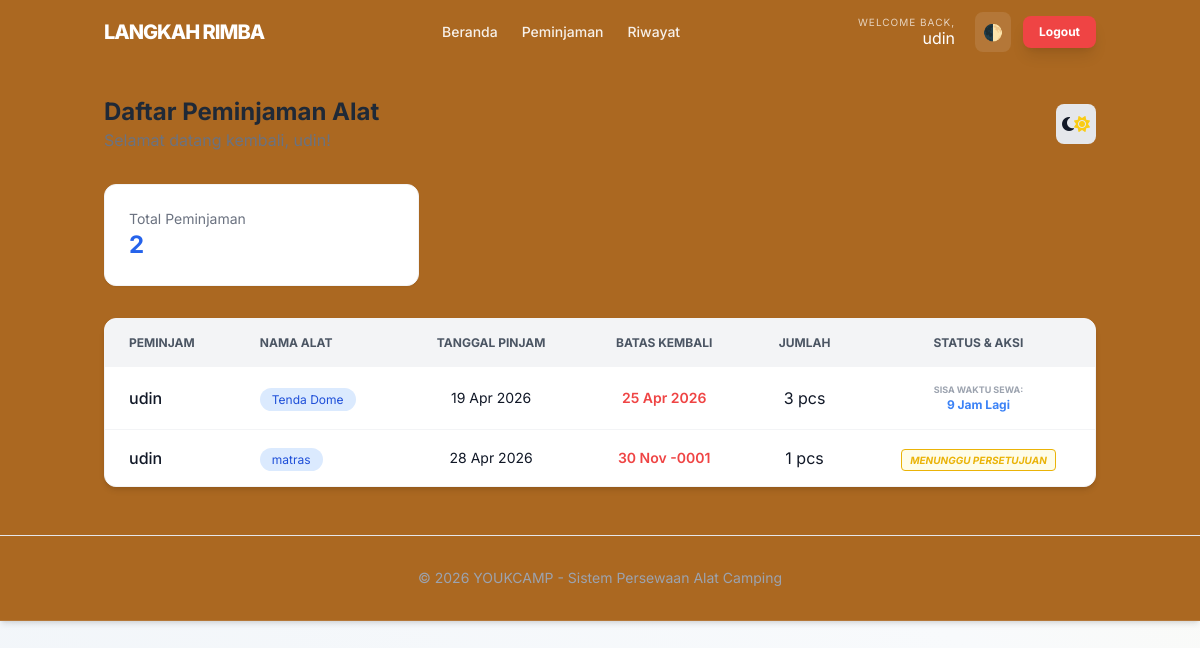
Page /view/view_user/daftar_peminjaman.php (signed in) on the committed database.
### tables this page shows
CREATE TABLE `peminjaman_alat` (
  `id_user` int(11) NOT NULL,
  `id_alat` int(20) NOT NULL,
  `kode_pinjam` int(10) NOT NULL,
  `nama_peminjam` varchar(200) NOT NULL,
  `tanggal_meminjam` date NOT NULL,
  `batas_pengembalian` date NOT NULL,
  `jumlah` int(20) NOT NULL,
  `status` enum('Menunggu','Disetujui','Ditolak','') NOT NULL
);

CREATE TABLE `peralatan` (
  `id_alat` int(20) NOT NULL,
  `id_kategori` int(11) NOT NULL,
  `nama_alat` varchar(50) NOT NULL,
  `jumlah` int(11) NOT NULL,
  `foto_alat` varchar(255) NOT NULL,
  `harga` varchar(50) DEFAULT NULL
);

### controller/c_peminjaman.php (called while the page is built, shortened)
<?php
include_once __DIR__ . '/../models/m_peminjaman.php';
$peminjaman = new peminjaman();
$id_session = $_SESSION['data']['id_user'] ?? null;
$role_session = $_SESSION['data']['role'] ?? 'user';
try {
    if (isset($_GET['aksi'])) {
        $aksi = $_GET['aksi'];
        if ($aksi == 'peminjaman') {
            $id_user = $id_session;
            $id_alat = $_POST['id_alat'];
            $nama_peminjam = $_POST['nama_peminjam'];
            $tgl_pinjam = $_POST['tgl_pinjam'];
            $tgl_kembali = $_POST['tgl_kembali'];
            $jumlah = $_POST['jumlah'];
            $result = $peminjaman->tambah_data_peminjam($id_user, $id_alat, $nama_peminjam, $tgl_pinjam, $tgl_kembali, $jumlah);
            if ($result) {
                echo "<script>alert('Berhasil!'); window.location='../view/view_user/daftar_peminjaman.php'</script>";
            } else {
                echo "<script>alert('Gagal tambah data!'); history.back();</script>";
            }
            exit;
        }
        if ($aksi == 'update_status') {
    $id = $_GET['id'] ?? null;
    $status_req = $_GET['status'] ?? null;
    if ($id && $status_req) {
        $result = $peminjaman->update_status_peminjaman($id, $status_req);
        if ($result) {
            $redirect_url = '../View/view_petugas/pengembalian.php';
            if (isset($_SESSION['role']) && $_SESSION['role'] == 'admin') {
                $redirect_url = '../View/view_admin/pengembalian.php';
            }
            echo "<script>
                    alert('Data berhasil diproses!');
                    window.location.href = '$redirect_url';
                  </script>";
        } else {
            echo "<script>
                    alert('Gagal memproses data! Periksa relasi database.');
                    history.back();
                  </script>";
        }
    }
    exit;
}
    } else {
        $data_peminjam = ($role_session == 'admin' || $role_session == 'petugas')
                         ? $peminjaman->tampil_data_peminjam()
                         : $peminjaman->tampil_data_peminjam($id_session);
    }
} catch (Exception $e) {
    echo "Error: " . $e->getMessage();
}
?>

### models/m_koneksi.php (called while the page is built, shortened)
<?php
class Koneksi {
    private $host = "localhost",
            $username = "root",
            $pass = "",
            $db = "peminjaman_alat";
    function __construct() {
        $this->koneksi = mysqli_connect(
            $this->host,
            $this->username,
            $this->pass,
            $this->db
        );
    }
}

### models/m_peminjaman.php (called while the page is built, shortened)
<?php
include_once 'm_koneksi.php';
class peminjaman {
    private $conn;
    public function __construct() {
        $db = new koneksi();
        $this->conn = $db->koneksi;
    }
    function tampil_data_peminjam($id_user = null) {
        $sql = "SELECT p.*, a.nama_alat FROM peminjaman_alat p
                INNER JOIN peralatan a ON p.id_alat = a.id_alat";
        if ($id_user !== null) {
            $sql .= " WHERE p.id_user = '$id_user'";
        }
        $query = mysqli_query($this->conn, $sql);
        $result = [];
        while ($data = mysqli_fetch_assoc($query)) {
            $result[] = $data;
        }
        return $result;
    }
}
?>

### view/view_user/daftar_peminjaman.php (the view, shortened to what this page needs)
<?php
include_once '../../controller/c_peminjaman.php';
$nama_user = $_SESSION['data']['nama'] ?? $_SESSION['data']['username'] ?? 'Pelanggan';
$data_peminjam = $data_peminjam ?? [];
include_once '../template/navbar_adm.php';
?>
<!DOCTYPE html>
<html lang="id">
<head>
  <script src="https://cdn.tailwindcss.com"></script>
  <link rel="stylesheet" href="https://cdnjs.cloudflare.com/ajax/libs/font-awesome/6.4.0/css/all.min.css">
</head>
<body class="bg-gray-50 dark:bg-gray-900 text-gray-900 dark:text-gray-100 transition-colors duration-300">
  <div class="container mx-auto mt-8 px-4">
    <div class="flex flex-col md:flex-row md:items-center justify-between mb-8 gap-4">
      <div>
        <h1 class="text-2xl font-bold text-gray-800 dark:text-white">Daftar Peminjaman Alat</h1>
        <p class="text-gray-500 dark:text-gray-400">Selamat datang kembali, <?= htmlspecialchars($nama_user) ?>!</p>
      </div>
      <button id="themeToggle" class="w-10 h-10 rounded-lg bg-gray-200 dark:bg-gray-800 flex items-center justify-center hover:ring-2 ring-blue-500 transition-all">
        <i class="fas fa-moon dark:hidden"></i>
        <i class="fas fa-sun hidden dark:block text-yellow-400"></i>
      </button>
    </div>
    <div class="grid grid-cols-1 md:grid-cols-3 gap-6 mb-8">
      <div class="p-6 bg-white dark:bg-gray-800 rounded-xl shadow-sm border border-gray-100 dark:border-gray-700">
        <p class="text-sm text-gray-500 dark:text-gray-400">Total Peminjaman</p>
        <p class="text-2xl font-bold text-blue-600"><?= count($data_peminjam) ?></p>
      </div>
    </div>
    <div class="bg-white dark:bg-gray-800 rounded-xl shadow-md overflow-hidden border border-gray-100 dark:border-gray-700">
      <div class="overflow-x-auto">
        <table class="w-full text-left border-collapse">
          <thead>
            <tr class="bg-gray-100 dark:bg-gray-700 text-gray-600 dark:text-gray-200 uppercase text-xs font-semibold">
              <th class="px-6 py-4">Peminjam</th>
              <th class="px-6 py-4">Nama Alat</th>
              <th class="px-6 py-4 text-center">Tanggal Pinjam</th>
              <th class="px-6 py-4 text-center">Batas Kembali</th>
              <th class="px-6 py-4 text-center">Jumlah</th>
              <th class="px-6 py-4 text-center">Status & Aksi</th>
            </tr>
          </thead>
          <tbody class="divide-y divide-gray-100 dark:divide-gray-700">
            <?php if (!empty($data_peminjam)): ?>
              <?php foreach ($data_peminjam as $row): ?>
                <tr class="hover:bg-gray-50 dark:hover:bg-gray-750 transition-colors">
                  <td class="px-6 py-4 font-medium"><?= htmlspecialchars($row['nama_peminjam']) ?></td>
                  <td class="px-6 py-4">
                    <span class="px-3 py-1 bg-blue-100 text-blue-700 dark:bg-blue-900/30 dark:text-blue-400 rounded-full text-xs">
                      <?= htmlspecialchars($row['nama_alat']) ?>
                    </span>
                  </td>
                  <td class="px-6 py-4 text-sm text-center"><?= date('d M Y', strtotime($row['tanggal_meminjam'])) ?></td>
                  <td class="px-6 py-4 text-sm text-center text-red-500 font-semibold">
                    <?= date('d M Y', strtotime($row['batas_pengembalian'])) ?>
                  </td>
                  <td class="px-6 py-4 text-center"><?= $row['jumlah'] ?> pcs</td>
                  <td class="px-6 py-4 text-center">
                    <?php
                    $status = $row['status'];
                    $batas_kembali = new DateTime($row['batas_pengembalian']);
                    $sekarang = new DateTime();
                    $interval = $sekarang->diff($batas_kembali);
                    $is_expired = $sekarang > $batas_kembali;
                    if ($status == 'Menunggu') : ?>
                        <span class="text-[10px] font-bold uppercase border px-2 py-1 rounded text-yellow-500 border-yellow-500 bg-yellow-50 dark:bg-yellow-900/10 italic">
                            Menunggu Persetujuan
                        </span>
                    <?php elseif ($status == 'Ditolak') : ?>
                        <span class="text-[10px] font-bold uppercase border px-2 py-1 rounded text-red-500 border-red-500 bg-red-50 dark:bg-red-900/10 italic">
                            Ditolak
                        </span>
                    <?php elseif ($status == 'Disetujui' || $status == 'Dipinjam') :
                        if (!$is_expired) :
                            $sisa_hari = $interval->days;
                            $sisa_jam = $interval->h;
                            $tampilan_waktu = ($sisa_hari > 0) ? "$sisa_hari Hari, $sisa_jam Jam" : "$sisa_jam Jam Lagi";
                            ?>
                            <div class="flex flex-col items-center">
                                <span class="text-[9px] text-gray-400 uppercase font-bold">Sisa Waktu Sewa:</span>
                                <span class="text-xs font-bold text-blue-500"><?= $tampilan_waktu ?></span>
                            </div>
                        <?php endif; ?>
                    <?php else : ?>
                        <span class="text-[10px] font-bold uppercase border px-2 py-1 rounded text-gray-500 border-gray-400 bg-gray-50 dark:bg-gray-800">
                            <?= htmlspecialchars($status) ?>
                        </span>
                    <?php endif; ?>
                  </td>
                </tr>
              <?php endforeach; ?>
            <?php else: ?>
              <tr>
                <td colspan="6" class="px-6 py-10 text-center text-gray-500 italic">Belum ada data peminjaman alat.</td>
              </tr>
            <?php endif; ?>
          </tbody>
        </table>
      </div>
    </div>
  </div>
  <footer class="mt-12 py-8 border-t border-gray-200 dark:border-gray-800 text-center text-sm text-gray-400">
    &copy; 2026 YOUKCAMP - Sistem Persewaan Alat Camping
  </footer>
</body>
</html>

### rows in the picture
peminjaman_alat: nama_peminjam "udin", id_alat.nama_alat "Tenda Dome", tanggal_meminjam "19 Apr 2026", batas_pengembalian "25 Apr 2026", jumlah "3"
peminjaman_alat: nama_peminjam "udin", id_alat.nama_alat "matras", tanggal_meminjam "28 Apr 2026", batas_pengembalian "30 Nov -0001", jumlah "1", status "MENUNGGU PERSETUJUAN"

### other values in the picture
$nama_user "udin"
count($data_peminjam) "2"
